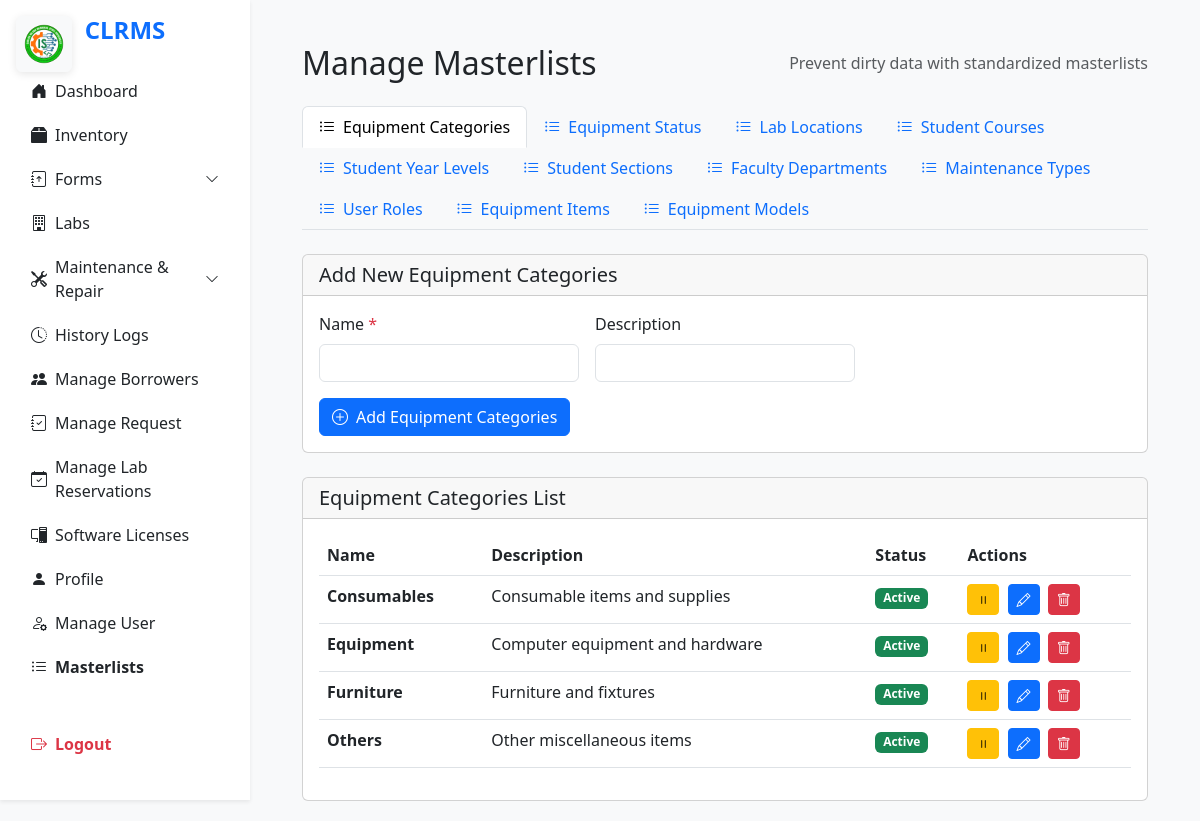
Screenshot of /pages/manage_masterlists.php (signed in) with the database file from the repository.
### tables this page shows
CREATE TABLE `equipment_categories` (
  `id` int(11) NOT NULL,
  `name` varchar(100) NOT NULL,
  `description` text DEFAULT NULL,
  `is_active` tinyint(1) DEFAULT 1,
  `created_at` timestamp NOT NULL DEFAULT current_timestamp(),
  `updated_at` timestamp NOT NULL DEFAULT current_timestamp() ON UPDATE current_timestamp()
);

### pages/manage_masterlists.php (the view, shortened to what this page needs)
<?php
$db = (new Database())->getConnection();
$masterlists = [
    'equipment_categories' => 'Equipment Categories',
    'equipment_status' => 'Equipment Status',
    'labs' => 'Lab Locations',
    'courses' => 'Student Courses',
    'years' => 'Student Year Levels',
    'sections' => 'Student Sections',
    'departments' => 'Faculty Departments',
    'maintenance_types' => 'Maintenance Types',
    'user_roles' => 'User Roles',
    'equipment_items_master' => 'Equipment Items',
    'equipment_models_master' => 'Equipment Models'
];
$data = [];
foreach ($masterlists as $table => $title) {
    if ($table === 'equipment_items_master') {
        $query = "SELECT * FROM {$table} ORDER BY category ASC, item_name ASC";
    } elseif ($table === 'equipment_models_master') {
        $query = "SELECT * FROM {$table} ORDER BY category ASC, model_name ASC";
    } elseif ($table === 'labs') {
        $query = "SELECT id, lab_name as name, location, capacity FROM {$table} ORDER BY lab_name ASC";
    } else {
        $query = "SELECT * FROM {$table} ORDER BY name ASC";
    }
    $stmt = $db->prepare($query);
    $stmt->execute();
    $data[$table] = $stmt->fetchAll(PDO::FETCH_ASSOC);
}
?>
<!DOCTYPE html>
<html lang="en">
<head>
    <link href="https://cdn.jsdelivr.net/npm/bootstrap@5.3.0/dist/css/bootstrap.min.css" rel="stylesheet">
    <link href="https://cdn.jsdelivr.net/npm/bootstrap-icons@1.10.5/font/bootstrap-icons.css" rel="stylesheet">
    <link href="../assets/css/style.css" rel="stylesheet">
</head>
<body class="bg-light">
    <main class="main-content">
        <div class="container-fluid px-4 mt-4">
            <div class="d-flex justify-content-between align-items-center mb-4">
                <h2 class="mb-0">Manage Masterlists</h2>
                <p class="text-muted mb-0">Prevent dirty data with standardized masterlists</p>
            </div>
            <ul class="nav nav-tabs mb-4" id="masterlistTabs" role="tablist">
                <?php foreach ($masterlists as $table => $title): ?>
                <li class="nav-item" role="presentation">
                    <button class="nav-link <?= $table === 'equipment_categories' ? 'active' : '' ?>"
                            id="<?= $table ?>-tab" data-bs-toggle="tab" data-bs-target="#<?= $table ?>"
                            type="button" role="tab">
                        <i class="bi bi-list-ul me-2"></i><?= $title ?>
                    </button>
                </li>
                <?php endforeach; ?>
            </ul>
            <div class="tab-content" id="masterlistTabContent">
                <?php foreach ($masterlists as $table => $title): ?>
                <div class="tab-pane fade <?= $table === 'equipment_categories' ? 'show active' : '' ?>"
                     id="<?= $table ?>" role="tabpanel">
                    <div class="card mb-4">
                        <div class="card-header">
                            <h5 class="mb-0">Add New <?= $title ?></h5>
                        </div>
                        <div class="card-body">
                            <form method="POST" class="row g-3">
                                <div class="col-md-4">
                                    <label for="name" class="form-label">Name <span class="text-danger">*</span></label>
                                    <input type="text" class="form-control" name="name" required>
                                </div>
                                <?php if (in_array($table, ['equipment_categories', 'maintenance_types'])): ?>
                                <div class="col-md-4">
                                    <label for="description" class="form-label">Description</label>
                                    <input type="text" class="form-control" name="description">
                                </div>
                                <?php endif; ?>
                                <div class="col-12">
                                    <button type="submit" class="btn btn-primary">
                                        <i class="bi bi-plus-circle me-2"></i>Add <?= $title ?>
                                    </button>
                                </div>
                            </form>
                        </div>
                    </div>
                    <div class="card">
                        <div class="card-header">
                            <h5 class="mb-0"><?= $title ?> List</h5>
                        </div>
                        <div class="card-body">
                            <?php if (empty($data[$table])): ?>
                                <p class="text-muted">No items found. Add some items above.</p>
                            <?php else: ?>
                                <div class="table-responsive">
                                    <table class="table table-hover">
                                        <thead>
                                            <tr>
                                                <th>Name</th>
                                                <?php if ($table === 'equipment_categories' || $table === 'maintenance_types'): ?>
                                                <th>Description</th>
                                                <?php endif; ?>
                                                <?php
                                                $tablesWithoutStatus = ['labs'];
                                                $hasStatusColumn = !in_array($table, $tablesWithoutStatus);
                                                ?>
                                                <?php if ($hasStatusColumn): ?>
                                                <th>Status</th>
                                                <?php endif; ?>
                                                <th>Actions</th>
                                            </tr>
                                        </thead>
                                        <tbody>
                                            <?php foreach ($data[$table] as $item): ?>
                                            <tr>
                                                <td><strong><?= htmlspecialchars($table === 'equipment_items_master' ? $item['item_name'] : ($table === 'equipment_models_master' ? $item['model_name'] : $item['name'])) ?></strong></td>
                                                <?php if ($table === 'equipment_categories' || $table === 'maintenance_types'): ?>
                                                <td><?= htmlspecialchars($item['description'] ?? '') ?></td>
                                                <?php endif; ?>
                                                <?php
                                                $tablesWithoutStatus = ['labs'];
                                                $hasStatusColumn = !in_array($table, $tablesWithoutStatus);
                                                ?>
                                                <?php if ($hasStatusColumn && isset($item['is_active'])): ?>
                                                <td>
                                                    <span class="badge bg-<?= $item['is_active'] ? 'success' : 'secondary' ?>">
                                                        <?= $item['is_active'] ? 'Active' : 'Inactive' ?>
                                                    </span>
                                                </td>
                                                <?php endif; ?>
                                                <td>
                                                    <?php if ($hasStatusColumn && isset($item['is_active'])): ?>
                                                    <form method="POST" class="d-inline me-1">
                                                        <button type="submit" class="btn btn-sm btn-<?= $item['is_active'] ? 'warning' : 'success' ?>">
                                                            <i class="bi bi-<?= $item['is_active'] ? 'pause' : 'play' ?>"></i>
                                                        </button>
                                                    </form>
                                                    <?php endif; ?>
                                                    <button type="button" class="btn btn-sm btn-primary me-1" data-bs-toggle="modal" data-bs-target="#editModal<?= $table . $item['id'] ?>">
                                                        <i class="bi bi-pencil"></i>
                                                    </button>
                                                    <button type="button" class="btn btn-sm btn-danger" data-bs-toggle="modal" data-bs-target="#deleteModal<?= $table . $item['id'] ?>">
                                                        <i class="bi bi-trash"></i>
                                                    </button>
                                                </td>
                                            </tr>
                                            <?php endforeach; ?>
                                        </tbody>
                                    </table>
                                </div>
                            <?php endif; ?>
                        </div>
                    </div>
                </div>
                <?php endforeach; ?>
            </div>
        </div>
    </main>
</body>
</html>

### assets/css/style.css (style rules this page uses)
body { background-color: #f8f9fa; font-family: 'Segoe UI', Tahoma, Geneva, Verdana, sans-serif; }
.main, .main-content { margin-left: 250px; padding: 20px; transition: margin-left 0.3s ease; }
.container-fluid.px-4 { padding-left: 2rem !important; padding-right: 2rem !important; }
.btn-primary, .bg-primary { background-color: #0d6efd !important; border-color: #0d6efd !important; }

### includes/sidebar_content.php (style rules this page uses)
@media (min-width: 992px) { .main-content, .main { margin-left: 250px; transition: margin-left 0.3s cubic-bezier(.4,0,.2,1); } }

### rows the page displays
equipment_categories: name "Consumables", description "Consumable items and supplies", is_active "Active"
equipment_categories: name "Equipment", description "Computer equipment and hardware", is_active "Active"
equipment_categories: name "Furniture", description "Furniture and fixtures", is_active "Active"
equipment_categories: name "Others", description "Other miscellaneous items", is_active "Active"

### other values shown
$title "Equipment Categories"
$title "Equipment Status"
$title "Lab Locations"
$title "Student Courses"
$title "Student Year Levels"
$title "Student Sections"
$title "Faculty Departments"
$title "Maintenance Types"
$title "User Roles"
$title "Equipment Items"
$title "Equipment Models"
